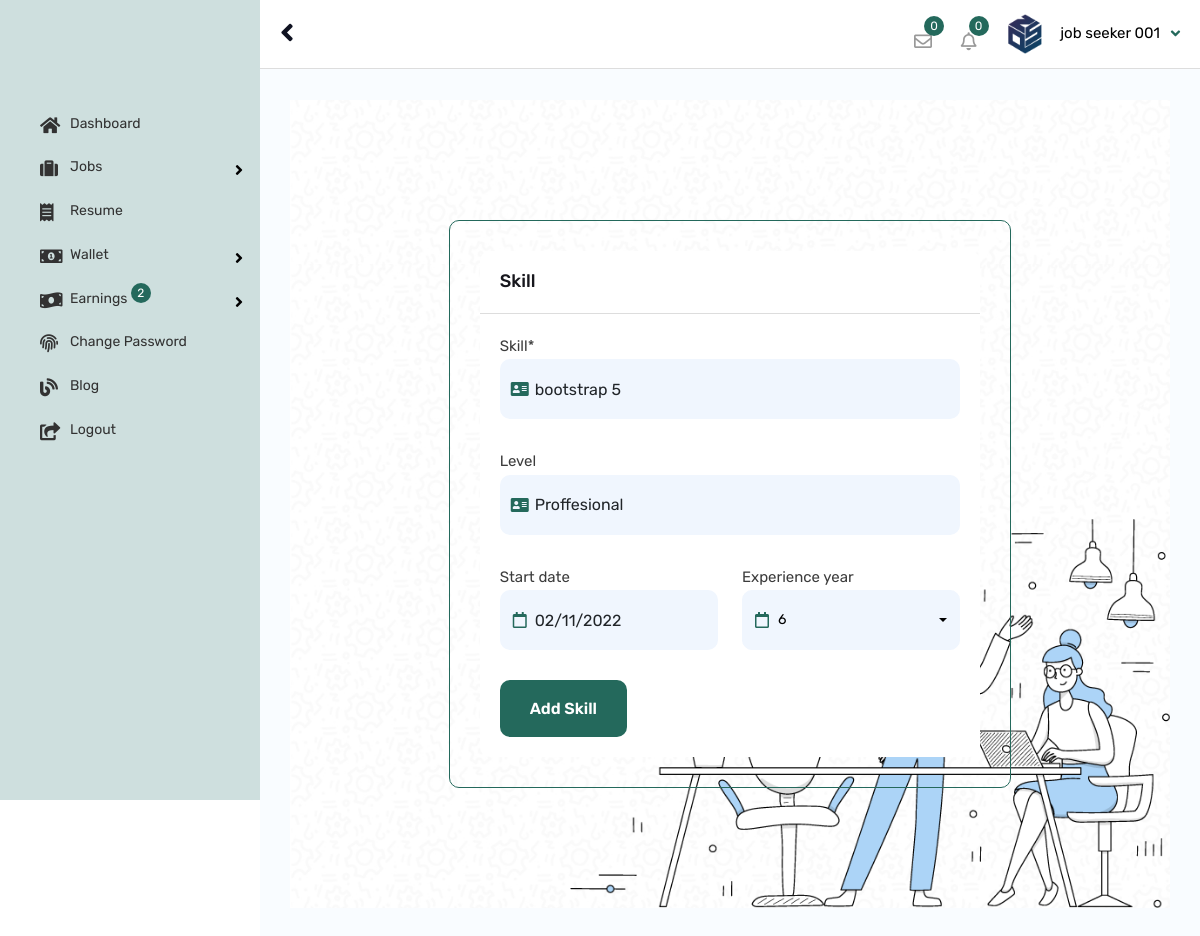
Screenshot of /resume/update/resume/3/edit-skill/1/ (signed in) with the database file from the repository.
### app_user/models.py (models this page shows, shortened)
class AppUser(models.Model):
    qr_photo = models.FileField(upload_to='account_files/profile_photos/', blank=True, default="default_files/default_face.jpg")
    user = models.OneToOneField(User, on_delete=models.CASCADE)
    account_type = models.CharField(default="candidate",max_length=10)
    cprofile_status = models.BooleanField(default=False)
    cv = models.FileField(upload_to='account_files/profile_photos/', blank=True, default="default_files/default_face.jpg")
    profile_photo = models.FileField(upload_to='account_files/profile_photos/', blank=True, default="default_files/default_face.jpg")
    address = models.TextField(default=" ")
    country = models.CharField(default=" ",max_length=100)
    postcode = models.CharField(default=" ",max_length=100, blank=True, null=True)
    language = models.CharField(default=" ",max_length=100, blank=True, null=True)
    job_category = models.CharField(default=" ",max_length=100, blank=True, null=True)
    city = models.CharField(default=" ",max_length=100, blank=True, null=True)
    experience = models.CharField(default=" ",max_length=100, blank=True, null=True)
    current_salary = models.CharField(default=" ",max_length=100, blank=True, null=True)
    expected_salary = models.CharField(default=" ",max_length=100, blank=True, null=True)
    phone_no = models.CharField(default=" ",max_length=15)
    age = models.CharField(default="dd/mm/yyyy",max_length=55)
    gender = models.CharField(default=" ",max_length=10)
    facebook_link = models.CharField(default="",max_length=100, blank=True, null=True)
    twitter_link = models.CharField(default="",max_length=100, blank=True, null=True)
    instagram_link = models.CharField(default="",max_length=100, blank=True, null=True)
    linkedin_link = models.CharField(default="",max_length=100, blank=True, null=True)
    github_link = models.CharField(default="",max_length=100, blank=True, null=True)
    discord_link = models.CharField(default="",max_length=100, blank=True, null=True)
    agency_name = models.CharField(default="",max_length=30, null=True)
    rank = models.CharField(default="1",max_length=30, null=True)
    ranks = models.CharField(default="1",max_length=30, null=True)
    rankers = models.CharField(default="1",max_length=30, null=True)
    charge = models.CharField(default="0",max_length=30, null=True)
    bio = models.TextField(default="This agency have not updated their bio..", null=True)
    agency_logo = models.FileField(upload_to='account_files/profile_photos/', blank=True, default="default_files/default_face.jpg")
    resume = models.ForeignKey(Resume, on_delete=models.CASCADE, null=True)
    otp_code = models.CharField(default="none",max_length=10)
    ec_status = models.BooleanField(default=False)
    status = models.BooleanField(default=False)
    wallet_address = models.CharField(default="null",max_length=100)
    wallet_key = models.CharField(default="null",max_length=100)
    pub_date = models.DateTimeField(default=timezone.now)

### resume/models.py (models this page shows, shortened)
class Skill(models.Model):
	skill = models.CharField(max_length=50, default="none")
	detail = models.TextField(default="none")
	date_from = models.CharField(max_length=50, default="none")
	date_to = models.CharField(max_length=50, default="none")
	status = models.BooleanField(default=False)
	pub_date = models.DateTimeField(default=timezone.now)

### resume/views.py (the view)
# urls.py: path("update/resume/3/edit-skill/<int:skill_id>/", views.EditSkillView, name="edit_skill"),
def EditSkillView(request, skill_id):
    skill = Skill.objects.get(id=skill_id)
    if request.method == "POST":
        app_user = AppUser.objects.get(user__pk=request.user.id)
        skill_obj = request.POST.get("skill")
        detail = request.POST.get("detail")
        date_from = request.POST.get("date_from")
        date_to = request.POST.get("date_to")
        skill.skill = skill_obj
        skill.detail = detail
        skill.date_from = date_from
        skill.date_to = date_to
        skill.save()
        messages.warning(request, "Welldone! Resume Updated successfully!")
        return HttpResponseRedirect(reverse("resume:index"))
    else:
        app_user = AppUser.objects.get(user__pk=request.user.id)
        context = {"app_user": app_user, "skill": skill}
        return render(request, "resume/edit_skill.html", context )

### resume/templates/resume/edit_skill.html (shortened to what this page needs)
{% extends 'app_user/auth_base.html' %}
{% load static %}
{% block content %}
{% include "app_user/header.html" %}
{% include "app_user/sidebar.html" %}
            <div id="content">
            <div class="content-admin-main">
            <div class="section-full p-t120  p-b90 site-bg-white bg-cover twm-ac-fresher-wrap"
            style="background-image:url({% static 'assets/images/background/pattern.jpg' %})">
                <span class="twm-section-bg-img">
                </span>
                <div class="container">
                    <div class="row d-flex justify-content-center">
                        <div class="col-lg-8 col-md-12">
                            <div class="twm-right-section-panel-wrap2">
                                <div class="twm-right-section-panel " style="border: solid 1px #24695c;">
                                    <div class="panel panel-default">
                                        <div class="panel-heading wt-panel-heading p-a20">
                                            <h4 class="panel-tittle m-a0">Skill</h4>
                                        </div>
                                        <div class=" wt-panel-body p-a20 ">
                                            <div class="twm-tabs-style-1" >
                                                <div class="tab-content" id="myTab3Content">
                                                    <form class="" method="post">
                                                        <div class="tab-pane fade show active" id="Employment">
                                                        <div class="row">
                                                            <div class="col-xl-12 col-lg-12 col-md-12">
                                                                <div class="form-group">
                                                                    <label>Skill*</label>
                                                                    <div class="ls-inputicon-box">
                                                                        <input class="form-control" value="{{ skill.skill }}" name="skill" type="text" placeholder="e.g blockchain development">
                                                                        <i class="fs-input-icon fa fa-address-card "></i>
                                                                    </div>
                                                                </div>
                                                            </div>
                                                            <div class="col-xl-12 col-lg-12 col-md-12">
                                                                <div class="form-group">
                                                                    <label>Level</label>
                                                                    <div class="ls-inputicon-box">
                                                                        <input class="form-control" name="detail" value="{{ skill.detail }}" type="text" placeholder="e.g intermediate, proffesional, beginner">
                                                                        <i class="fs-input-icon fa fa-address-card "></i>
                                                                    </div>
                                                                </div>
                                                            </div>
                                                            <div class="col-xl-12 col-lg-12">
                                                                <div>
                                                                    <div class="row">
                                                                        <div class="col-xl-6 col-lg-6">
                                                                            <div class="form-group">
                                                                                <label>Start date</label>
                                                                                <div class="ls-inputicon-box">
                                                                                    <input class="form-control datepicker" data-provide="datepicker" name="date_from" type="text" value="{{ skill.date_from }}" placeholder="mm/dd/yyyy">
                                                                                    <i class="fs-input-icon far fa-calendar"></i>
                                                                                </div>
                                                                            </div>
                                                                        </div>
                                                                        <div class="col-xl-6 col-lg-12 col-md-12">
                                                                            <div class="form-group">
                                                                        <label>Experience year</label>
                                                                        <div class="ls-inputicon-box">
                                                                            <i class="fs-input-icon far fa-calendar"></i>
                                                                        </div>
                                                                    </div>
                                                                </div>
                                                                    </div>
                                                                </div>
                                                            </div>
                                                            <div class="col-xl-12 col-lg-12 col-md-12">
                                                                <div class="text-left">
                                                                    <button type="submit" class="site-button">Add Skill</button>
                                                                </div>
                                                            </div>
                                                        </div>
                                                    </div>
                                                </form>
                                                        </div>
                                                    </div>
                                                </div>
                                            </div>
                                        </div>
                                    </div>
                                </div>
                            </div>
                        </div>
                    </div>
                </div>
            </div>
        </div>
    {% endblock %}

### app_user/templates/app_user/header.html (shortened to what this page needs)
{% load static %}
        <header id="header-admin-wrap" class="header-admin-fixed">
            <div id="header-admin">
                <div class="container">
                    <div class="header-left">
                        <div class="nav-btn-wrap">
                            <a class="nav-btn-admin" id="sidebarCollapse">
                                <span class="fa fa-angle-left"></span>
                            </a>
                        </div>
                    </div>
                    <div class="header-right">
                        <ul class="header-widget-wrap">
                            <li class="header-widget dashboard-message-dropdown">
                                <div class="dropdown">
                                    <a href="javascript:;" class="dropdown-toggle jobzilla-admin-messange" id="ID-MSG_dropdown" data-bs-toggle="dropdown">
                                        <i class="far fa-envelope"></i>
                                        <span class="notification-animate">0</span>
                                    </a>
                                </div>
                            </li>
                            <li class="header-widget dashboard-noti-dropdown">
                                <div class="dropdown">
                                    <a  href="javascript:;" class="dropdown-toggle jobzilla-admin-notification" id="ID-NOTI_dropdown" data-bs-toggle="dropdown">
                                        <i class="far fa-bell"></i>
                                        <span class="notification-animate">0</span>
                                    </a>
                            </li>
                            <li class="header-widget">
                                <div class="dashboard-user-section">
                                    <div class="listing-user">
                                        <div class="dropdown">
                                            <a href="javascript:;" class="dropdown-toggle" id="ID-ACCOUNT_dropdown" data-bs-toggle="dropdown">
                                                <div class="user-name text-black">
                                                    <span>
                                                        <img src="{{ app_user.profile_photo.url }}" alt="" />
                                                    </span>{{ app_user.user.first_name }} {{ app_user.user.last_name }}
                                                </div>
                                            </a>
                                        </div>
                                    </div>
                               </div>
                            </li>
                        </ul>
                    </div>
                </div>
            </div>
        </header>

### app_user/static/assets/css/datepicker.css (style rules this page uses)
.datepicker { padding: 4px; -webkit-border-radius: 4px; -moz-border-radius: 4px; border-radius: 4px; direction: ltr; }

### rows the page displays
AppUser: profile_photo (picture), user.first_name "job seeker", user.last_name "001"
Skill: skill "bootstrap 5", detail "Proffesional", date_from "02/11/2022"
